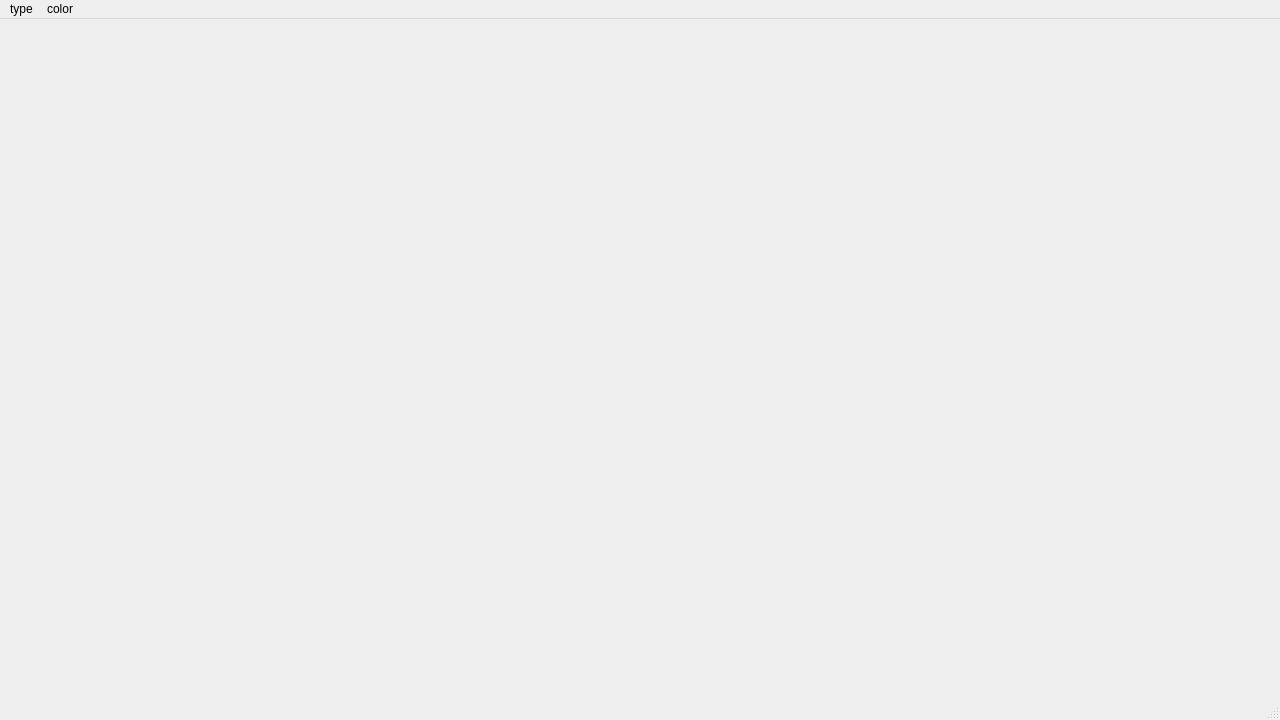
<?xml version="1.0" encoding="UTF-8"?>
<ui version="4.0">
 <class>MainWindow</class>
 <widget class="QMainWindow" name="MainWindow">
  <property name="geometry">
   <rect>
    <x>0</x>
    <y>0</y>
    <width>1280</width>
    <height>720</height>
   </rect>
  </property>
  <property name="windowTitle">
   <string>MainWindow</string>
  </property>
  <widget class="QWidget" name="centralwidget"/>
  <widget class="QMenuBar" name="menubar">
   <property name="geometry">
    <rect>
     <x>0</x>
     <y>0</y>
     <width>1280</width>
     <height>21</height>
    </rect>
   </property>
   <widget class="QMenu" name="menutype">
    <property name="title">
     <string>type</string>
    </property>
    <addaction name="actionCharactor"/>
    <addaction name="actionPicture"/>
    <addaction name="actionDraw"/>
   </widget>
   <widget class="QMenu" name="menucolor">
    <property name="title">
     <string>color</string>
    </property>
    <addaction name="actionRed"/>
    <addaction name="actionBlue"/>
    <addaction name="actionYellow"/>
    <addaction name="actionGreen"/>
    <addaction name="actionPurple"/>
   </widget>
   <addaction name="menutype"/>
   <addaction name="menucolor"/>
  </widget>
  <widget class="QStatusBar" name="statusbar"/>
  <action name="actionCharactor">
   <property name="checkable">
    <bool>true</bool>
   </property>
   <property name="text">
    <string>Charactor</string>
   </property>
  </action>
  <action name="actionPicture">
   <property name="checkable">
    <bool>true</bool>
   </property>
   <property name="text">
    <string>Picture</string>
   </property>
  </action>
  <action name="actionDraw">
   <property name="checkable">
    <bool>true</bool>
   </property>
   <property name="checked">
    <bool>true</bool>
   </property>
   <property name="text">
    <string>Draw</string>
   </property>
  </action>
  <action name="actionRed">
   <property name="checkable">
    <bool>true</bool>
   </property>
   <property name="text">
    <string>Red</string>
   </property>
  </action>
  <action name="actionBlue">
   <property name="checkable">
    <bool>true</bool>
   </property>
   <property name="checked">
    <bool>true</bool>
   </property>
   <property name="text">
    <string>Blue</string>
   </property>
  </action>
  <action name="actionYellow">
   <property name="checkable">
    <bool>true</bool>
   </property>
   <property name="checked">
    <bool>false</bool>
   </property>
   <property name="text">
    <string>Yellow</string>
   </property>
  </action>
  <action name="actionGreen">
   <property name="checkable">
    <bool>true</bool>
   </property>
   <property name="text">
    <string>Green</string>
   </property>
  </action>
  <action name="actionPurple">
   <property name="checkable">
    <bool>true</bool>
   </property>
   <property name="text">
    <string>Purple</string>
   </property>
  </action>
 </widget>
 <resources/>
 <connections/>
</ui>
